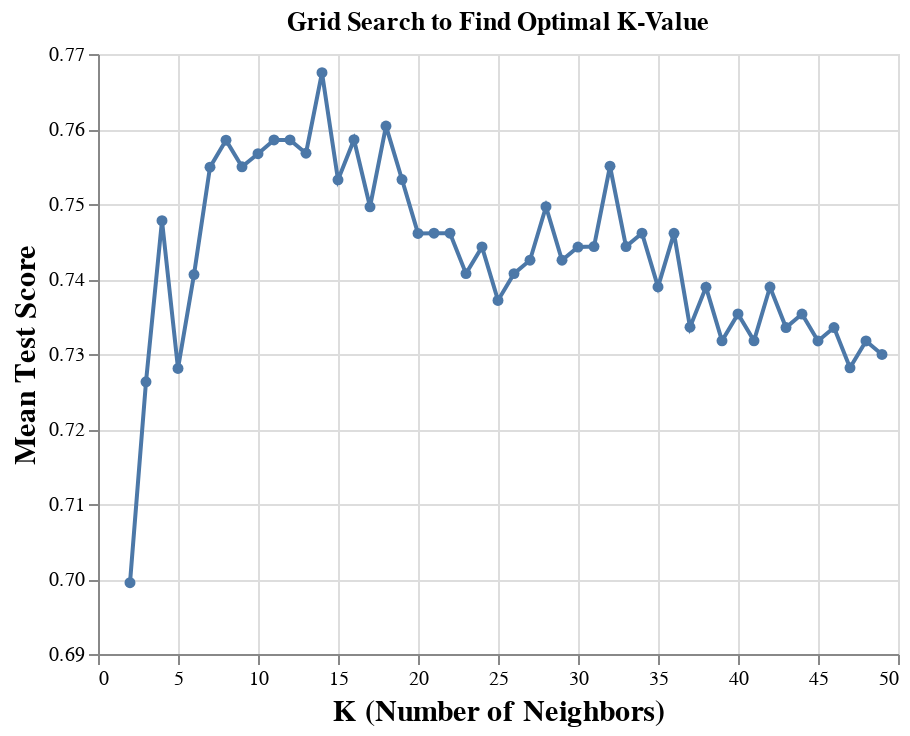

Notebook source saved alongside this figure:
### Markdown cell above
Table 4 (above): This table shows the results of the accuracies grid. By plotting the mean test score (accuracy) and the number of neighbours (*K*) from this table, we will be able to find the *K* that will maximize our model's accuracy.

### Code cell
accuracy_versus_k_grid = (
    alt.Chart(accuracies_grid, title="Grid Search to Find Optimal K-Value")
    .mark_line(point=True)
    .encode(
        x=alt.X(
            "param_kneighborsclassifier__n_neighbors",
            title="K (Number of Neighbors)",
            scale=alt.Scale(zero=False),
        ),
        y=alt.Y(
            "mean_test_score", 
            title="Mean Test Score", 
            scale=alt.Scale(zero=False)
        ),
    )
    .configure_axis(labelFontSize=10, titleFontSize=15)
    .properties(width=400, height=300)
)
accuracy_versus_k_grid

### Figure 1 — Vega-Lite specification as saved in the notebook (floating-point values rounded to 4 significant figures)
{"$schema": "https://vega.github.io/schema/vega-lite/v4.17.0.json", "config": {"axis": {"labelFontSize": 10, "titleFontSize": 15}, "view": {"continuousHeight": 300, "continuousWidth": 400}}, "data": {"name": "data-4afbe77a836a30fe0c7c1b8091e1d930"}, "datasets": {"data-4afbe77a836a30fe0c7c1b8091e1d930": [{"mean_fit_time": 0.02986, "mean_score_time": 0.03906, "mean_test_score": 0.6995, "param_kneighborsclassifier__n_neighbors": 2, "params": {"kneighborsclassifier__n_neighbors": 2}, "rank_test_score": 48, "split0_test_score": 0.7143, "split1_test_score": 0.6607, "split2_test_score": 0.6429, "split3_test_score": 0.7589, "split4_test_score": 0.7207, "std_fit_time": 0.01301, "std_score_time": 0.0008867, "std_test_score": 0.04222}, {"mean_fit_time": 0.02652, "mean_score_time": 0.03705, "mean_test_score": 0.7263, "param_kneighborsclassifier__n_neighbors": 3, "params": {"kneighborsclassifier__n_neighbors": 3}, "rank_test_score": 47, "split0_test_score": 0.75, "split1_test_score": 0.7321, "split2_test_score": 0.6786, "split3_test_score": 0.75, "split4_test_score": 0.7207, "std_fit_time": 0.005054, "std_score_time": 0.0008703, "std_test_score": 0.02633}, {"mean_fit_time": 0.01735, "mean_score_time": 0.0232, "mean_test_score": 0.7478, "param_kneighborsclassifier__n_neighbors": 4, "params": {"kneighborsclassifier__n_neighbors": 4}, "rank_test_score": 16, "split0_test_score": 0.7768, "split1_test_score": 0.7054, "split2_test_score": 0.7054, "split3_test_score": 0.7946, "split4_test_score": 0.7568, "std_fit_time": 0.006654, "std_score_time": 0.01113, "std_test_score": 0.03665}, {"mean_fit_time": 0.008221, "mean_score_time": 0.01247, "mean_test_score": 0.7281, "param_kneighborsclassifier__n_neighbors": 5, "params": {"kneighborsclassifier__n_neighbors": 5}, "rank_test_score": 46, "split0_test_score": 0.7321, "split1_test_score": 0.7321, "split2_test_score": 0.7054, "split3_test_score": 0.75, "split4_test_score": 0.7207, "std_fit_time": 0.0003835, "std_score_time": 0.0002214, "std_test_score": 0.01472}, {"mean_fit_time": 0.00801, "mean_score_time": 0.01285, "mean_test_score": 0.7406, "param_kneighborsclassifier__n_neighbors": 6, "params": {"kneighborsclassifier__n_neighbors": 6}, "rank_test_score": 30, "split0_test_score": 0.75, "split1_test_score": 0.7321, "split2_test_score": 0.6964, "split3_test_score": 0.7946, "split4_test_score": 0.7297, "std_fit_time": 8.45e-05, "std_score_time": 0.0005329, "std_test_score": 0.03209}, {"mean_fit_time": 0.008074, "mean_score_time": 0.0125, "mean_test_score": 0.7549, "param_kneighborsclassifier__n_neighbors": 7, "params": {"kneighborsclassifier__n_neighbors": 7}, "rank_test_score": 11, "split0_test_score": 0.7679, "split1_test_score": 0.7768, "split2_test_score": 0.7143, "split3_test_score": 0.7679, "split4_test_score": 0.7477, "std_fit_time": 0.000195, "std_score_time": 0.000257, "std_test_score": 0.02243}, {"mean_fit_time": 0.008109, "mean_score_time": 0.01264, "mean_test_score": 0.7585, "param_kneighborsclassifier__n_neighbors": 8, "params": {"kneighborsclassifier__n_neighbors": 8}, "rank_test_score": 6, "split0_test_score": 0.7946, "split1_test_score": 0.75, "split2_test_score": 0.6875, "split3_test_score": 0.7946, "split4_test_score": 0.7658, "std_fit_time": 0.0005004, "std_score_time": 0.000469, "std_test_score": 0.03944}, {"mean_fit_time": 0.00891, "mean_score_time": 0.01351, "mean_test_score": 0.755, "param_kneighborsclassifier__n_neighbors": 9, "params": {"kneighborsclassifier__n_neighbors": 9}, "rank_test_score": 10, "split0_test_score": 0.75, "split1_test_score": 0.7589, "split2_test_score": 0.7143, "split3_test_score": 0.7768, "split4_test_score": 0.7748, "std_fit_time": 0.0007335, "std_score_time": 0.0007761, "std_test_score": 0.02264}, {"mean_fit_time": 0.009246, "mean_score_time": 0.01398, "mean_test_score": 0.7567, "param_kneighborsclassifier__n_neighbors": 10, "params": {"kneighborsclassifier__n_neighbors": 10}, "rank_test_score": 8, "split0_test_score": 0.7857, "split1_test_score": 0.7411, "split2_test_score": 0.7054, "split3_test_score": 0.7946, "split4_test_score": 0.7568, "std_fit_time": 0.0003364, "std_score_time": 0.000411, "std_test_score": 0.03213}, {"mean_fit_time": 0.007865, "mean_score_time": 0.01267, "mean_test_score": 0.7585, "param_kneighborsclassifier__n_neighbors": 11, "params": {"kneighborsclassifier__n_neighbors": 11}, "rank_test_score": 5, "split0_test_score": 0.7768, "split1_test_score": 0.7679, "split2_test_score": 0.7232, "split3_test_score": 0.7411, "split4_test_score": 0.7838, "std_fit_time": 0.0002009, "std_score_time": 0.0002686, "std_test_score": 0.02285}, {"mean_fit_time": 0.007833, "mean_score_time": 0.01244, "mean_test_score": 0.7585, "param_kneighborsclassifier__n_neighbors": 12, "params": {"kneighborsclassifier__n_neighbors": 12}, "rank_test_score": 4, "split0_test_score": 0.7857, "split1_test_score": 0.7589, "split2_test_score": 0.6875, "split3_test_score": 0.7768, "split4_test_score": 0.7838, "std_fit_time": 0.0001359, "std_score_time": 0.0002238, "std_test_score": 0.03676}, {"mean_fit_time": 0.007939, "mean_score_time": 0.01274, "mean_test_score": 0.7568, "param_kneighborsclassifier__n_neighbors": 13, "params": {"kneighborsclassifier__n_neighbors": 13}, "rank_test_score": 7, "split0_test_score": 0.7679, "split1_test_score": 0.75, "split2_test_score": 0.7054, "split3_test_score": 0.7679, "split4_test_score": 0.7928, "std_fit_time": 0.0002586, "std_score_time": 0.0003026, "std_test_score": 0.0291}, {"mean_fit_time": 0.008149, "mean_score_time": 0.01294, "mean_test_score": 0.7675, "param_kneighborsclassifier__n_neighbors": 14, "params": {"kneighborsclassifier__n_neighbors": 14}, "rank_test_score": 1, "split0_test_score": 0.7946, "split1_test_score": 0.7679, "split2_test_score": 0.7054, "split3_test_score": 0.7679, "split4_test_score": 0.8018, "std_fit_time": 0.0002537, "std_score_time": 0.0003007, "std_test_score": 0.03399}, {"mean_fit_time": 0.00831, "mean_score_time": 0.01285, "mean_test_score": 0.7532, "param_kneighborsclassifier__n_neighbors": 15, "params": {"kneighborsclassifier__n_neighbors": 15}, "rank_test_score": 13, "split0_test_score": 0.7768, "split1_test_score": 0.75, "split2_test_score": 0.6786, "split3_test_score": 0.7589, "split4_test_score": 0.8018, "std_fit_time": 0.0004394, "std_score_time": 0.0003499, "std_test_score": 0.04131}, {"mean_fit_time": 0.008443, "mean_score_time": 0.01353, "mean_test_score": 0.7586, "param_kneighborsclassifier__n_neighbors": 16, "params": {"kneighborsclassifier__n_neighbors": 16}, "rank_test_score": 3, "split0_test_score": 0.8036, "split1_test_score": 0.7679, "split2_test_score": 0.6696, "split3_test_score": 0.75, "split4_test_score": 0.8018, "std_fit_time": 0.0005491, "std_score_time": 0.0004188, "std_test_score": 0.04891}, {"mean_fit_time": 0.008686, "mean_score_time": 0.01349, "mean_test_score": 0.7496, "param_kneighborsclassifier__n_neighbors": 17, "params": {"kneighborsclassifier__n_neighbors": 17}, "rank_test_score": 15, "split0_test_score": 0.7679, "split1_test_score": 0.7411, "split2_test_score": 0.6786, "split3_test_score": 0.7679, "split4_test_score": 0.7928, "std_fit_time": 8.713e-05, "std_score_time": 0.0002442, "std_test_score": 0.03912}, {"mean_fit_time": 0.008614, "mean_score_time": 0.01381, "mean_test_score": 0.7604, "param_kneighborsclassifier__n_neighbors": 18, "params": {"kneighborsclassifier__n_neighbors": 18}, "rank_test_score": 2, "split0_test_score": 0.8036, "split1_test_score": 0.7411, "split2_test_score": 0.6786, "split3_test_score": 0.7589, "split4_test_score": 0.8198, "std_fit_time": 0.000418, "std_score_time": 0.0006695, "std_test_score": 0.04993}, {"mean_fit_time": 0.008341, "mean_score_time": 0.01365, "mean_test_score": 0.7533, "param_kneighborsclassifier__n_neighbors": 19, "params": {"kneighborsclassifier__n_neighbors": 19}, "rank_test_score": 12, "split0_test_score": 0.7857, "split1_test_score": 0.7411, "split2_test_score": 0.6518, "split3_test_score": 0.7589, "split4_test_score": 0.8288, "std_fit_time": 0.0002179, "std_score_time": 0.0004275, "std_test_score": 0.05872}, {"mean_fit_time": 0.009149, "mean_score_time": 0.01422, "mean_test_score": 0.7461, "param_kneighborsclassifier__n_neighbors": 20, "params": {"kneighborsclassifier__n_neighbors": 20}, "rank_test_score": 21, "split0_test_score": 0.7857, "split1_test_score": 0.7321, "split2_test_score": 0.6696, "split3_test_score": 0.7411, "split4_test_score": 0.8018, "std_fit_time": 0.0006346, "std_score_time": 0.0004911, "std_test_score": 0.04634}, {"mean_fit_time": 0.00848, "mean_score_time": 0.01351, "mean_test_score": 0.7461, "param_kneighborsclassifier__n_neighbors": 21, "params": {"kneighborsclassifier__n_neighbors": 21}, "rank_test_score": 17, "split0_test_score": 0.7857, "split1_test_score": 0.7232, "split2_test_score": 0.6518, "split3_test_score": 0.75, "split4_test_score": 0.8198, "std_fit_time": 0.000616, "std_score_time": 0.0005419, "std_test_score": 0.05734}, {"mean_fit_time": 0.00798, "mean_score_time": 0.01308, "mean_test_score": 0.7461, "param_kneighborsclassifier__n_neighbors": 22, "params": {"kneighborsclassifier__n_neighbors": 22}, "rank_test_score": 17, "split0_test_score": 0.7946, "split1_test_score": 0.7232, "split2_test_score": 0.6518, "split3_test_score": 0.7411, "split4_test_score": 0.8198, "std_fit_time": 0.0004192, "std_score_time": 0.0006444, "std_test_score": 0.05871}, {"mean_fit_time": 0.008422, "mean_score_time": 0.01323, "mean_test_score": 0.7407, "param_kneighborsclassifier__n_neighbors": 23, "params": {"kneighborsclassifier__n_neighbors": 23}, "rank_test_score": 28, "split0_test_score": 0.7768, "split1_test_score": 0.7232, "split2_test_score": 0.6696, "split3_test_score": 0.7321, "split4_test_score": 0.8018, "std_fit_time": 0.0002093, "std_score_time": 0.0005094, "std_test_score": 0.04575}, {"mean_fit_time": 0.008641, "mean_score_time": 0.0137, "mean_test_score": 0.7443, "param_kneighborsclassifier__n_neighbors": 24, "params": {"kneighborsclassifier__n_neighbors": 24}, "rank_test_score": 24, "split0_test_score": 0.7679, "split1_test_score": 0.7143, "split2_test_score": 0.6786, "split3_test_score": 0.7679, "split4_test_score": 0.7928, "std_fit_time": 0.0003594, "std_score_time": 0.0005854, "std_test_score": 0.04167}, {"mean_fit_time": 0.008392, "mean_score_time": 0.0135, "mean_test_score": 0.7371, "param_kneighborsclassifier__n_neighbors": 25, "params": {"kneighborsclassifier__n_neighbors": 25}, "rank_test_score": 34, "split0_test_score": 0.75, "split1_test_score": 0.7143, "split2_test_score": 0.6607, "split3_test_score": 0.7589, "split4_test_score": 0.8018, "std_fit_time": 0.0002639, "std_score_time": 0.0005191, "std_test_score": 0.0473}, {"mean_fit_time": 0.008402, "mean_score_time": 0.01342, "mean_test_score": 0.7407, "param_kneighborsclassifier__n_neighbors": 26, "params": {"kneighborsclassifier__n_neighbors": 26}, "rank_test_score": 28, "split0_test_score": 0.7679, "split1_test_score": 0.7143, "split2_test_score": 0.6786, "split3_test_score": 0.7411, "split4_test_score": 0.8018, "std_fit_time": 0.000353, "std_score_time": 0.0004379, "std_test_score": 0.04249}, {"mean_fit_time": 0.008699, "mean_score_time": 0.01396, "mean_test_score": 0.7425, "param_kneighborsclassifier__n_neighbors": 27, "params": {"kneighborsclassifier__n_neighbors": 27}, "rank_test_score": 26, "split0_test_score": 0.7679, "split1_test_score": 0.7143, "split2_test_score": 0.6786, "split3_test_score": 0.75, "split4_test_score": 0.8018, "std_fit_time": 0.0001941, "std_score_time": 0.0002499, "std_test_score": 0.04266}, {"mean_fit_time": 0.009153, "mean_score_time": 0.01441, "mean_test_score": 0.7496, "param_kneighborsclassifier__n_neighbors": 28, "params": {"kneighborsclassifier__n_neighbors": 28}, "rank_test_score": 14, "split0_test_score": 0.7857, "split1_test_score": 0.7143, "split2_test_score": 0.6875, "split3_test_score": 0.7589, "split4_test_score": 0.8018, "std_fit_time": 0.0003299, "std_score_time": 0.0002777, "std_test_score": 0.04294}, {"mean_fit_time": 0.008765, "mean_score_time": 0.014, "mean_test_score": 0.7425, "param_kneighborsclassifier__n_neighbors": 29, "params": {"kneighborsclassifier__n_neighbors": 29}, "rank_test_score": 26, "split0_test_score": 0.75, "split1_test_score": 0.7143, "split2_test_score": 0.7054, "split3_test_score": 0.7411, "split4_test_score": 0.8018, "std_fit_time": 0.0003986, "std_score_time": 0.0002168, "std_test_score": 0.03391}, {"mean_fit_time": 0.008108, "mean_score_time": 0.01333, "mean_test_score": 0.7443, "param_kneighborsclassifier__n_neighbors": 30, "params": {"kneighborsclassifier__n_neighbors": 30}, "rank_test_score": 25, "split0_test_score": 0.7679, "split1_test_score": 0.7232, "split2_test_score": 0.6964, "split3_test_score": 0.75, "split4_test_score": 0.7838, "std_fit_time": 0.0004015, "std_score_time": 0.0003718, "std_test_score": 0.03125}, {"mean_fit_time": 0.007978, "mean_score_time": 0.01267, "mean_test_score": 0.7443, "param_kneighborsclassifier__n_neighbors": 31, "params": {"kneighborsclassifier__n_neighbors": 31}, "rank_test_score": 22, "split0_test_score": 0.7679, "split1_test_score": 0.7232, "split2_test_score": 0.6786, "split3_test_score": 0.7321, "split4_test_score": 0.8198, "std_fit_time": 0.0003498, "std_score_time": 0.000317, "std_test_score": 0.04727}, {"mean_fit_time": 0.007728, "mean_score_time": 0.01251, "mean_test_score": 0.755, "param_kneighborsclassifier__n_neighbors": 32, "params": {"kneighborsclassifier__n_neighbors": 32}, "rank_test_score": 9, "split0_test_score": 0.7946, "split1_test_score": 0.7411, "split2_test_score": 0.6786, "split3_test_score": 0.7411, "split4_test_score": 0.8198, "std_fit_time": 0.0001333, "std_score_time": 0.0002145, "std_test_score": 0.04899}, {"mean_fit_time": 0.007585, "mean_score_time": 0.01269, "mean_test_score": 0.7443, "param_kneighborsclassifier__n_neighbors": 33, "params": {"kneighborsclassifier__n_neighbors": 33}, "rank_test_score": 23, "split0_test_score": 0.7768, "split1_test_score": 0.7321, "split2_test_score": 0.6696, "split3_test_score": 0.7232, "split4_test_score": 0.8198, "std_fit_time": 0.0001835, "std_score_time": 0.0002919, "std_test_score": 0.05084}, {"mean_fit_time": 0.007784, "mean_score_time": 0.01258, "mean_test_score": 0.7461, "param_kneighborsclassifier__n_neighbors": 34, "params": {"kneighborsclassifier__n_neighbors": 34}, "rank_test_score": 17, "split0_test_score": 0.7768, "split1_test_score": 0.7232, "split2_test_score": 0.6696, "split3_test_score": 0.7411, "split4_test_score": 0.8198, "std_fit_time": 0.0001625, "std_score_time": 0.0002778, "std_test_score": 0.05054}, {"mean_fit_time": 0.00792, "mean_score_time": 0.01325, "mean_test_score": 0.7389, "param_kneighborsclassifier__n_neighbors": 35, "params": {"kneighborsclassifier__n_neighbors": 35}, "rank_test_score": 31, "split0_test_score": 0.7589, "split1_test_score": 0.7232, "split2_test_score": 0.6696, "split3_test_score": 0.7321, "split4_test_score": 0.8108, "std_fit_time": 0.0001295, "std_score_time": 0.0005685, "std_test_score": 0.04617}, {"mean_fit_time": 0.008286, "mean_score_time": 0.01376, "mean_test_score": 0.7461, "param_kneighborsclassifier__n_neighbors": 36, "params": {"kneighborsclassifier__n_neighbors": 36}, "rank_test_score": 20, "split0_test_score": 0.7857, "split1_test_score": 0.7232, "split2_test_score": 0.6786, "split3_test_score": 0.7321, "split4_test_score": 0.8108, "std_fit_time": 0.0003993, "std_score_time": 0.0002917, "std_test_score": 0.04698}, {"mean_fit_time": 0.007878, "mean_score_time": 0.01286, "mean_test_score": 0.7336, "param_kneighborsclassifier__n_neighbors": 37, "params": {"kneighborsclassifier__n_neighbors": 37}, "rank_test_score": 37, "split0_test_score": 0.7679, "split1_test_score": 0.7232, "split2_test_score": 0.6429, "split3_test_score": 0.7321, "split4_test_score": 0.8018, "std_fit_time": 0.0002607, "std_score_time": 0.0004278, "std_test_score": 0.05323}, {"mean_fit_time": 0.008358, "mean_score_time": 0.01397, "mean_test_score": 0.7389, "param_kneighborsclassifier__n_neighbors": 38, "params": {"kneighborsclassifier__n_neighbors": 38}, "rank_test_score": 33, "split0_test_score": 0.7946, "split1_test_score": 0.7143, "split2_test_score": 0.6607, "split3_test_score": 0.7321, "split4_test_score": 0.7928, "std_fit_time": 9.194e-05, "std_score_time": 0.0006311, "std_test_score": 0.05055}, {"mean_fit_time": 0.009358, "mean_score_time": 0.0149, "mean_test_score": 0.7318, "param_kneighborsclassifier__n_neighbors": 39, "params": {"kneighborsclassifier__n_neighbors": 39}, "rank_test_score": 40, "split0_test_score": 0.7768, "split1_test_score": 0.7143, "split2_test_score": 0.6518, "split3_test_score": 0.7321, "split4_test_score": 0.7838, "std_fit_time": 0.0008442, "std_score_time": 0.0002801, "std_test_score": 0.04782}, {"mean_fit_time": 0.008456, "mean_score_time": 0.01353, "mean_test_score": 0.7353, "param_kneighborsclassifier__n_neighbors": 40, "params": {"kneighborsclassifier__n_neighbors": 40}, "rank_test_score": 35, "split0_test_score": 0.7946, "split1_test_score": 0.7143, "split2_test_score": 0.6429, "split3_test_score": 0.7321, "split4_test_score": 0.7928, "std_fit_time": 0.0007681, "std_score_time": 0.0002671, "std_test_score": 0.05626}, {"mean_fit_time": 0.008424, "mean_score_time": 0.02282, "mean_test_score": 0.7318, "param_kneighborsclassifier__n_neighbors": 41, "params": {"kneighborsclassifier__n_neighbors": 41}, "rank_test_score": 40, "split0_test_score": 0.7857, "split1_test_score": 0.7143, "split2_test_score": 0.6429, "split3_test_score": 0.7321, "split4_test_score": 0.7838, "std_fit_time": 0.0001465, "std_score_time": 0.01824, "std_test_score": 0.05259}, {"mean_fit_time": 0.01097, "mean_score_time": 0.01376, "mean_test_score": 0.7389, "param_kneighborsclassifier__n_neighbors": 42, "params": {"kneighborsclassifier__n_neighbors": 42}, "rank_test_score": 32, "split0_test_score": 0.7768, "split1_test_score": 0.7232, "split2_test_score": 0.6518, "split3_test_score": 0.7411, "split4_test_score": 0.8018, "std_fit_time": 0.005074, "std_score_time": 0.0004642, "std_test_score": 0.05144}, {"mean_fit_time": 0.008419, "mean_score_time": 0.01361, "mean_test_score": 0.7335, "param_kneighborsclassifier__n_neighbors": 43, "params": {"kneighborsclassifier__n_neighbors": 43}, "rank_test_score": 38, "split0_test_score": 0.7857, "split1_test_score": 0.7143, "split2_test_score": 0.6518, "split3_test_score": 0.7411, "split4_test_score": 0.7748, "std_fit_time": 0.0007272, "std_score_time": 0.0006063, "std_test_score": 0.04803}, {"mean_fit_time": 0.009552, "mean_score_time": 0.01523, "mean_test_score": 0.7353, "param_kneighborsclassifier__n_neighbors": 44, "params": {"kneighborsclassifier__n_neighbors": 44}, "rank_test_score": 36, "split0_test_score": 0.7857, "split1_test_score": 0.7232, "split2_test_score": 0.6429, "split3_test_score": 0.7411, "split4_test_score": 0.7838, "std_fit_time": 0.0005347, "std_score_time": 0.0001664, "std_test_score": 0.05219}, {"mean_fit_time": 0.00856, "mean_score_time": 0.01391, "mean_test_score": 0.7317, "param_kneighborsclassifier__n_neighbors": 45, "params": {"kneighborsclassifier__n_neighbors": 45}, "rank_test_score": 42, "split0_test_score": 0.7857, "split1_test_score": 0.7054, "split2_test_score": 0.6518, "split3_test_score": 0.7411, "split4_test_score": 0.7748, "std_fit_time": 0.0009626, "std_score_time": 0.0006042, "std_test_score": 0.04887}, {"mean_fit_time": 0.008074, "mean_score_time": 0.01385, "mean_test_score": 0.7335, "param_kneighborsclassifier__n_neighbors": 46, "params": {"kneighborsclassifier__n_neighbors": 46}, "rank_test_score": 38, "split0_test_score": 0.7768, "split1_test_score": 0.7232, "split2_test_score": 0.6518, "split3_test_score": 0.7411, "split4_test_score": 0.7748, "std_fit_time": 0.0006449, "std_score_time": 0.0005443, "std_test_score": 0.04565}, {"mean_fit_time": 0.008267, "mean_score_time": 0.01392, "mean_test_score": 0.7282, "param_kneighborsclassifier__n_neighbors": 47, "params": {"kneighborsclassifier__n_neighbors": 47}, "rank_test_score": 45, "split0_test_score": 0.7768, "split1_test_score": 0.7143, "split2_test_score": 0.6429, "split3_test_score": 0.7411, "split4_test_score": 0.7658, "std_fit_time": 0.0002537, "std_score_time": 0.0004627, "std_test_score": 0.04778}, {"mean_fit_time": 0.008371, "mean_score_time": 0.01385, "mean_test_score": 0.7317, "param_kneighborsclassifier__n_neighbors": 48, "params": {"kneighborsclassifier__n_neighbors": 48}, "rank_test_score": 42, "split0_test_score": 0.7768, "split1_test_score": 0.7143, "split2_test_score": 0.6518, "split3_test_score": 0.7411, "split4_test_score": 0.7748, "std_fit_time": 0.0002401, "std_score_time": 0.0001071, "std_test_score": 0.04619}, {"mean_fit_time": 0.007802, "mean_score_time": 0.01356, "mean_test_score": 0.7299, "param_kneighborsclassifier__n_neighbors": 49, "params": {"kneighborsclassifier__n_neighbors": 49}, "rank_test_score": 44, "split0_test_score": 0.7768, "split1_test_score": 0.7143, "split2_test_score": 0.6518, "split3_test_score": 0.7411, "split4_test_score": 0.7658, "std_fit_time": 0.00023, "std_score_time": 0.0006227, "std_test_score": 0.04462}]}, "encoding": {"x": {"field": "param_kneighborsclassifier__n_neighbors", "scale": {"zero": false}, "title": "K (Number of Neighbors)", "type": "quantitative"}, "y": {"field": "mean_test_score", "scale": {"zero": false}, "title": "Mean Test Score", "type": "quantitative"}}, "height": 300, "mark": {"point": true, "type": "line"}, "title": "Grid Search to Find Optimal K-Value", "width": 400}
